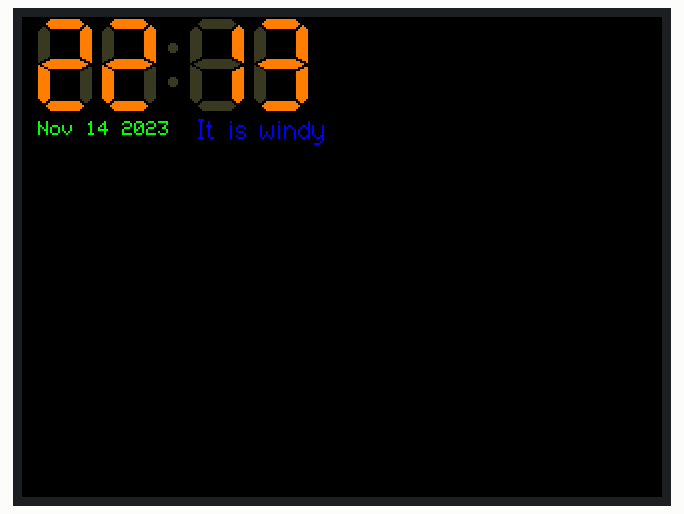
The sketch below on a simulated ESP32. On the bench: 320×240 colour display. Random numbers use the default seed unless the sketch sets one.

Above: at 1.3 s.
At 5.3 s:
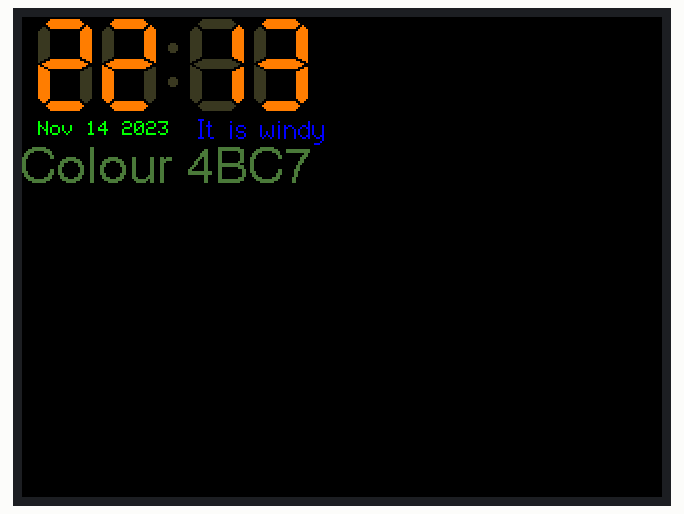
At 10.3 s:
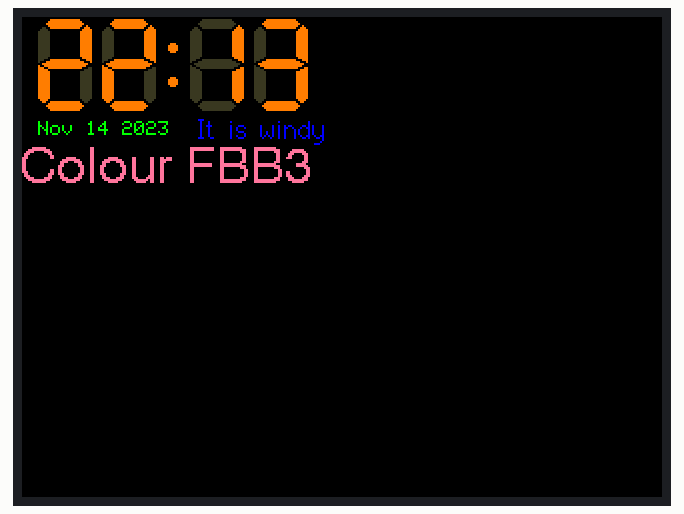
At 19.3 s:
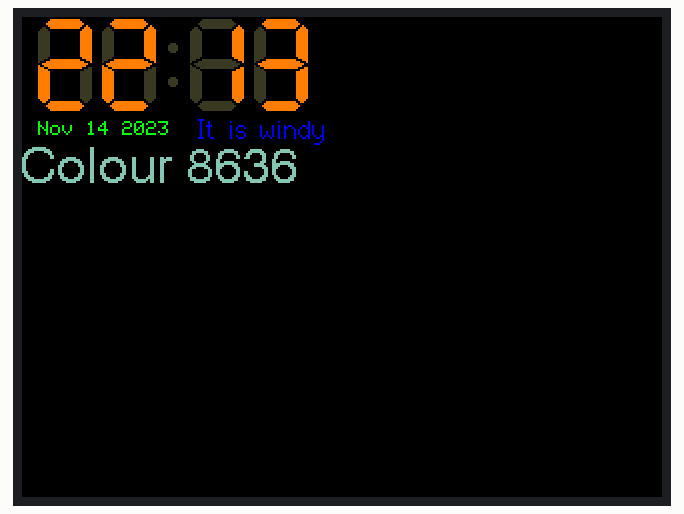
At 29.3 s:
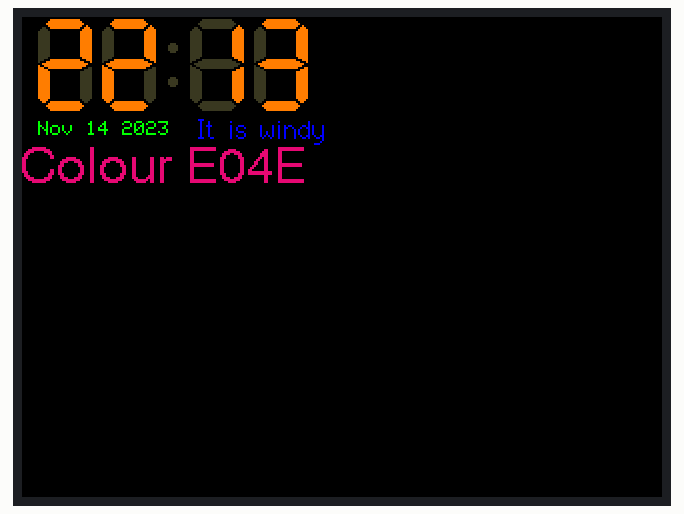
At 38.3 s:
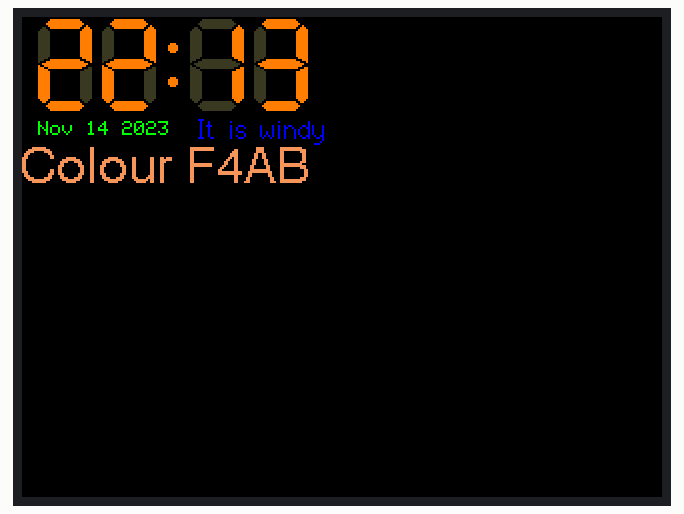

Measured:
- what the display in image 0 shows lasts 1.0 s, from 1.2 s to 2.2 s

The sketch:

TFT_Clock_Digital.ino
```cpp
/*
 An example digital clock using a TFT LCD screen to show the time.
 Demonstrates use of the font printing routines. (Time updates but date does not.)

 For a more accurate clock, it would be better to use the RTClib library.
 But this is just a demo.

 This examples uses the hardware SPI only. Non-hardware SPI
 is just too slow (~8 times slower!)

 Based on clock sketch by Gilchrist 6/2/2014 1.0
 Updated by Bodmer
A few colour codes:

code	color
0x0000	Black
0xFFFF	White
0xBDF7	Light Gray
0x7BEF	Dark Gray
0xF800	Red
0xFFE0	Yellow
0xFBE0	Orange
0x79E0	Brown
0x7E0	Green
0x7FF	Cyan
0x1F	Blue
0xF81F	Pink

 */

#include <TFT_eSPI.h> // Graphics and font library for ST7735 driver chip
#include <SPI.h>

TFT_eSPI tft = TFT_eSPI();  // Invoke library, pins defined in User_Setup.h

uint32_t targetTime = 0;       // for next 1 second timeout

byte omm = 99;
bool initial = 1;
byte xcolon = 0;
unsigned int colour = 0;

static uint8_t conv2d(const char* p) {
  uint8_t v = 0;
  if ('0' <= *p && *p <= '9')
    v = *p - '0';
  return 10 * v + *++p - '0';
}

uint8_t hh=conv2d(__TIME__), mm=conv2d(__TIME__+3), ss=conv2d(__TIME__+6);  // Get H, M, S from compile time

void setup(void) {
  tft.init();
  tft.setRotation(1);
  tft.fillScreen(TFT_BLACK);

  tft.setTextColor(TFT_YELLOW, TFT_BLACK); // Note: the new fonts do not draw the background colour

  targetTime = millis() + 1000;
}

void loop() {
  if (targetTime < millis()) {
    targetTime = millis()+1000;
    ss++;              // Advance second
    if (ss==60) {
      ss=0;
      omm = mm;
      mm++;            // Advance minute
      if(mm>59) {
        mm=0;
        hh++;          // Advance hour
        if (hh>23) {
          hh=0;
        }
      }
    }

    if (ss==0 || initial) {
      initial = 0;
      tft.setTextColor(TFT_GREEN, TFT_BLACK);
      tft.setCursor (8, 52);
      tft.print(__DATE__); // This uses the standard ADAFruit small font

      tft.setTextColor(TFT_BLUE, TFT_BLACK);
      tft.drawCentreString("It is windy",120,48,2); // Next size up font 2

      //tft.setTextColor(0xF81F, TFT_BLACK); // Pink
      //tft.drawCentreString("12.34",80,100,6); // Large font 6 only contains characters [space] 0 1 2 3 4 5 6 7 8 9 . : a p m
    }

    // Update digital time
    byte xpos = 6;
    byte ypos = 0;
    if (omm != mm) { // Only redraw every minute to minimise flicker
      // Uncomment ONE of the next 2 lines, using the ghost image demonstrates text overlay as time is drawn over it
      tft.setTextColor(0x39C4, TFT_BLACK);  // Leave a 7 segment ghost image, comment out next line!
      //tft.setTextColor(TFT_BLACK, TFT_BLACK); // Set font colour to black to wipe image
      // Font 7 is to show a pseudo 7 segment display.
      // Font 7 only contains characters [space] 0 1 2 3 4 5 6 7 8 9 0 : .
      tft.drawString("88:88",xpos,ypos,7); // Overwrite the text to clear it
      tft.setTextColor(0xFBE0); // Orange
      omm = mm;

      if (hh<10) xpos+= tft.drawChar('0',xpos,ypos,7);
      xpos+= tft.drawNumber(hh,xpos,ypos,7);
      xcolon=xpos;
      xpos+= tft.drawChar(':',xpos,ypos,7);
      if (mm<10) xpos+= tft.drawChar('0',xpos,ypos,7);
      tft.drawNumber(mm,xpos,ypos,7);
    }

    if (ss%2) { // Flash the colon
      tft.setTextColor(0x39C4, TFT_BLACK);
      xpos+= tft.drawChar(':',xcolon,ypos,7);
      tft.setTextColor(0xFBE0, TFT_BLACK);
    }
    else {
      tft.drawChar(':',xcolon,ypos,7);
      colour = random(0xFFFF);
      // Erase the old text with a rectangle, the disadvantage of this method is increased display flicker
      tft.fillRect (0, 64, 160, 20, TFT_BLACK);
      tft.setTextColor(colour);
      tft.drawRightString("Colour",75,64,4); // Right justified string drawing to x position 75
      String scolour = String(colour,HEX);
      scolour.toUpperCase();
      char buffer[20];
      scolour.toCharArray(buffer,20);
      tft.drawString(buffer,82,64,4);
    }
  }
}
```
